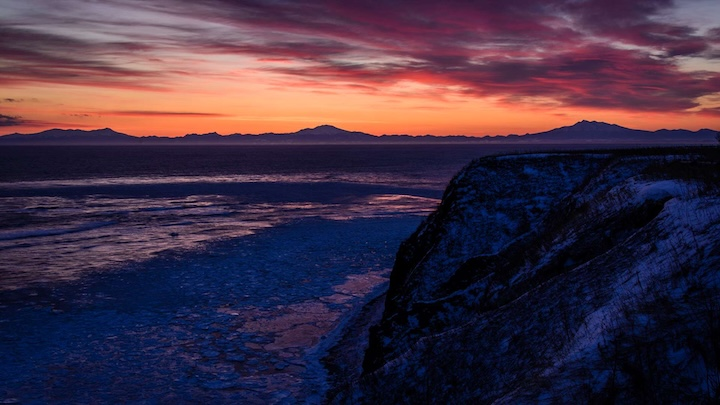
#> input picture assets/images/find47_1.jpg, 720 x 405 px
$ python split.py find47_1.jpg 5 5
#> lines starting #> are read from the running program, lines starting #| are printed output that depends on the picture
# /// script
# requires-python = ">=3.11"
# dependencies = [
#   "pillow",
# ]
# ///

from __future__ import annotations

import argparse
from pathlib import Path
from textwrap import dedent

from PIL import Image

def main():
    parser = argparse.ArgumentParser(
        description=dedent("""\
            画像をrow行 x col列に分割する。
            分割された画像は、元画像から拡張子を取り除いた名前のフォルダに保存される。
            元画像の縦幅がrowで割り切れないか、横幅がcolで割り切れない場合、エラー。
        """)
    )
    parser.add_argument("image", help="分割する画像のパス")
    parser.add_argument("rows", type=int, help="分割する行数")
    parser.add_argument("cols", type=int, help="分割する列数")

    args = parser.parse_args()
    split_image_grid(
        image_path=args.image,
        rows=args.rows,
        cols=args.cols,
    )

def split_image_grid(
    image_path: str | Path,
    rows: int,
    cols: int,
) -> None:
    """
    画像を縦 rows 行 × 横 cols 列に分割して保存する。
    画像サイズが rows, cols で割り切れない場合は ValueError を投げる。
    """
#> called with image_path = 'find47_1.jpg', rows = 5, cols = 5
    image_path = Path(image_path)
    output_dir = Path(image_path).parent / Path(image_path).stem
    output_dir.mkdir(parents=True, exist_ok=True)

    with Image.open(image_path) as img:
#> img is the input picture: PIL image 720x405 RGB; mean R, G, B 65.8, 47.6, 67.9
        width, height = img.size
#> width = 720; height = 405

        if width % cols != 0 or height % rows != 0:
            raise ValueError(f" 画像サイズ ({width}x{height}) が cols={cols}, rows={rows} で割り切れない")

        tile_width = width // cols
#> tile_width = 144
        tile_height = height // rows
#> tile_height = 81

        for row in range(rows):
            for col in range(cols):
                left = col * tile_width
                upper = row * tile_height
                right = left + tile_width
                lower = upper + tile_height

                tile = img.crop((left, upper, right, lower))

                tile_filename = f"r{row:02d}_c{col:02d}.png"
                tile_path = output_dir / tile_filename
                tile.save(tile_path)
#> this loop made 5 passes
#> pass 1, in split_image_grid, `tile.save(tile_path)`:
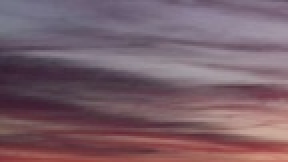
#> saved as r00_c00.png: PIL image 144x81 RGB (shown 2 times larger); mean R, G, B 121.2, 95.1, 105.4
#> pass 1, in split_image_grid, `tile.save(tile_path)`:
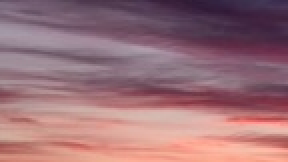
#> saved as r00_c01.png: PIL image 144x81 RGB (shown 2 times larger); mean R, G, B 155.2, 112.8, 120.4
#> pass 1, in split_image_grid, `tile.save(tile_path)`:
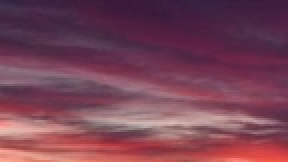
#> saved as r00_c02.png: PIL image 144x81 RGB (shown 2 times larger); mean R, G, B 120.5, 66.9, 85.8
#> pass 1, in split_image_grid, `tile.save(tile_path)`:
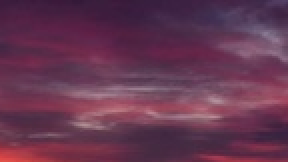
#> saved as r00_c03.png: PIL image 144x81 RGB (shown 2 times larger); mean R, G, B 101.7, 54.5, 81.4
#> after the loop:
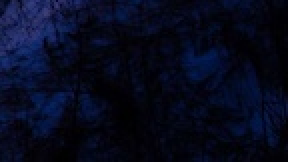
#> tile: PIL image 144x81 RGB (shown 2 times larger); mean R, G, B 5.9, 9.8, 30.2


if __name__ == "__main__":
    main()
